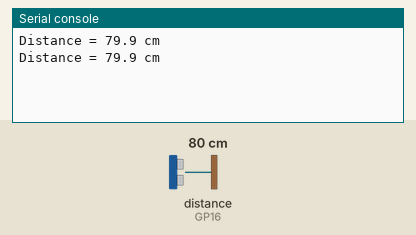
This program was run on a simulated Raspberry Pi Pico running MicroPython. Parts: the last lines printed to the serial console. The test bench sets the inputs (shaded band); at power-on: distance to the obstacle (sensor on GP16) 80 cm. The echo pulse lasts 58.3 µs per cm.

Above: at 1.2 s.
1.3 s: distance to the obstacle (sensor on GP16) set to 2 cm
At 2.6 s:
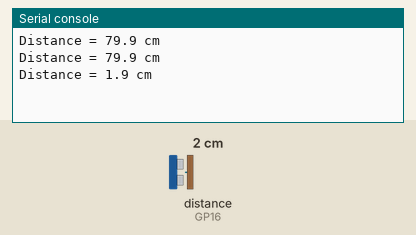
2.8 s: distance to the obstacle (sensor on GP16) set to 4 cm
At 3.6 s:
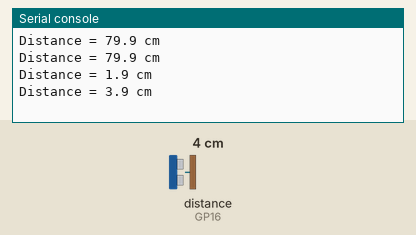
Timing chart, 0 to 5.8 s (numbered marks = the images above; inputs shaded):
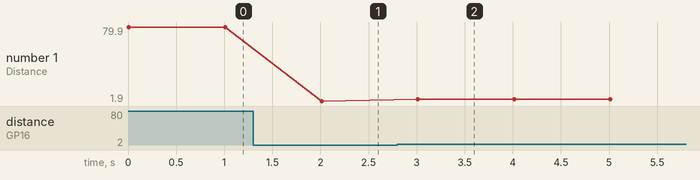

The program:

hcsr04_mpython.py
```python
# HC-SR04 Ultrasonic Sensor Example

import utime
import rp2
from rp2 import PIO, asm_pio
from machine import Pin

# PIO Program
@asm_pio(set_init=rp2.PIO.OUT_LOW,autopush=False)
def ULTRA_PIO():
    # wait for a request and save timeout
    pull()
    mov (x,osr)

    # send a 10 us (20 cycles) pulse
    set(pins,1) [19]
    set(pins,0)

    # wait for the start of the echo pulse
    wait(1,pin,0)

    # wait for the end of the echo pulse
    # decrements X every 2 cycles (1us)
    label('dowait')
    jmp(pin,'continue')
    jmp('end')
    label('continue')
    jmp(x_dec,'dowait')

    # return pulse duration
    label('end')
    mov(isr,x)
    push()

# Set up pins
trigger = Pin(17, Pin.OUT)
echo = Pin(16, Pin.IN)
sm = rp2.StateMachine(0)

# Do measurements
while True:
    sm.init(ULTRA_PIO,freq=2000000,set_base=trigger,in_base=echo,jmp_pin=echo)
    sm.active(1)
    sm.put(300000)
    val = sm.get()
    sm.active(0)
    if val < 300000:
        ellapsed = 300000 - val
        distance = (ellapsed * 0.0343) / 2
        print('Distance = {0:.1f} cm'.format(distance))
        utime.sleep_ms(1000)
    else:
        print('Timeout')
  
```

Measured:
- after the input at 1.3 s, the serial console: prints a new line after 0.71 s (image 1)
- after the input at 2.8 s, the serial console: prints a new line after 0.21 s (image 2)
- plotted number 1: 79.9 → 1.9 after the input at 1.3 s, 1.9 → 3.9 after the input at 2.8 s
